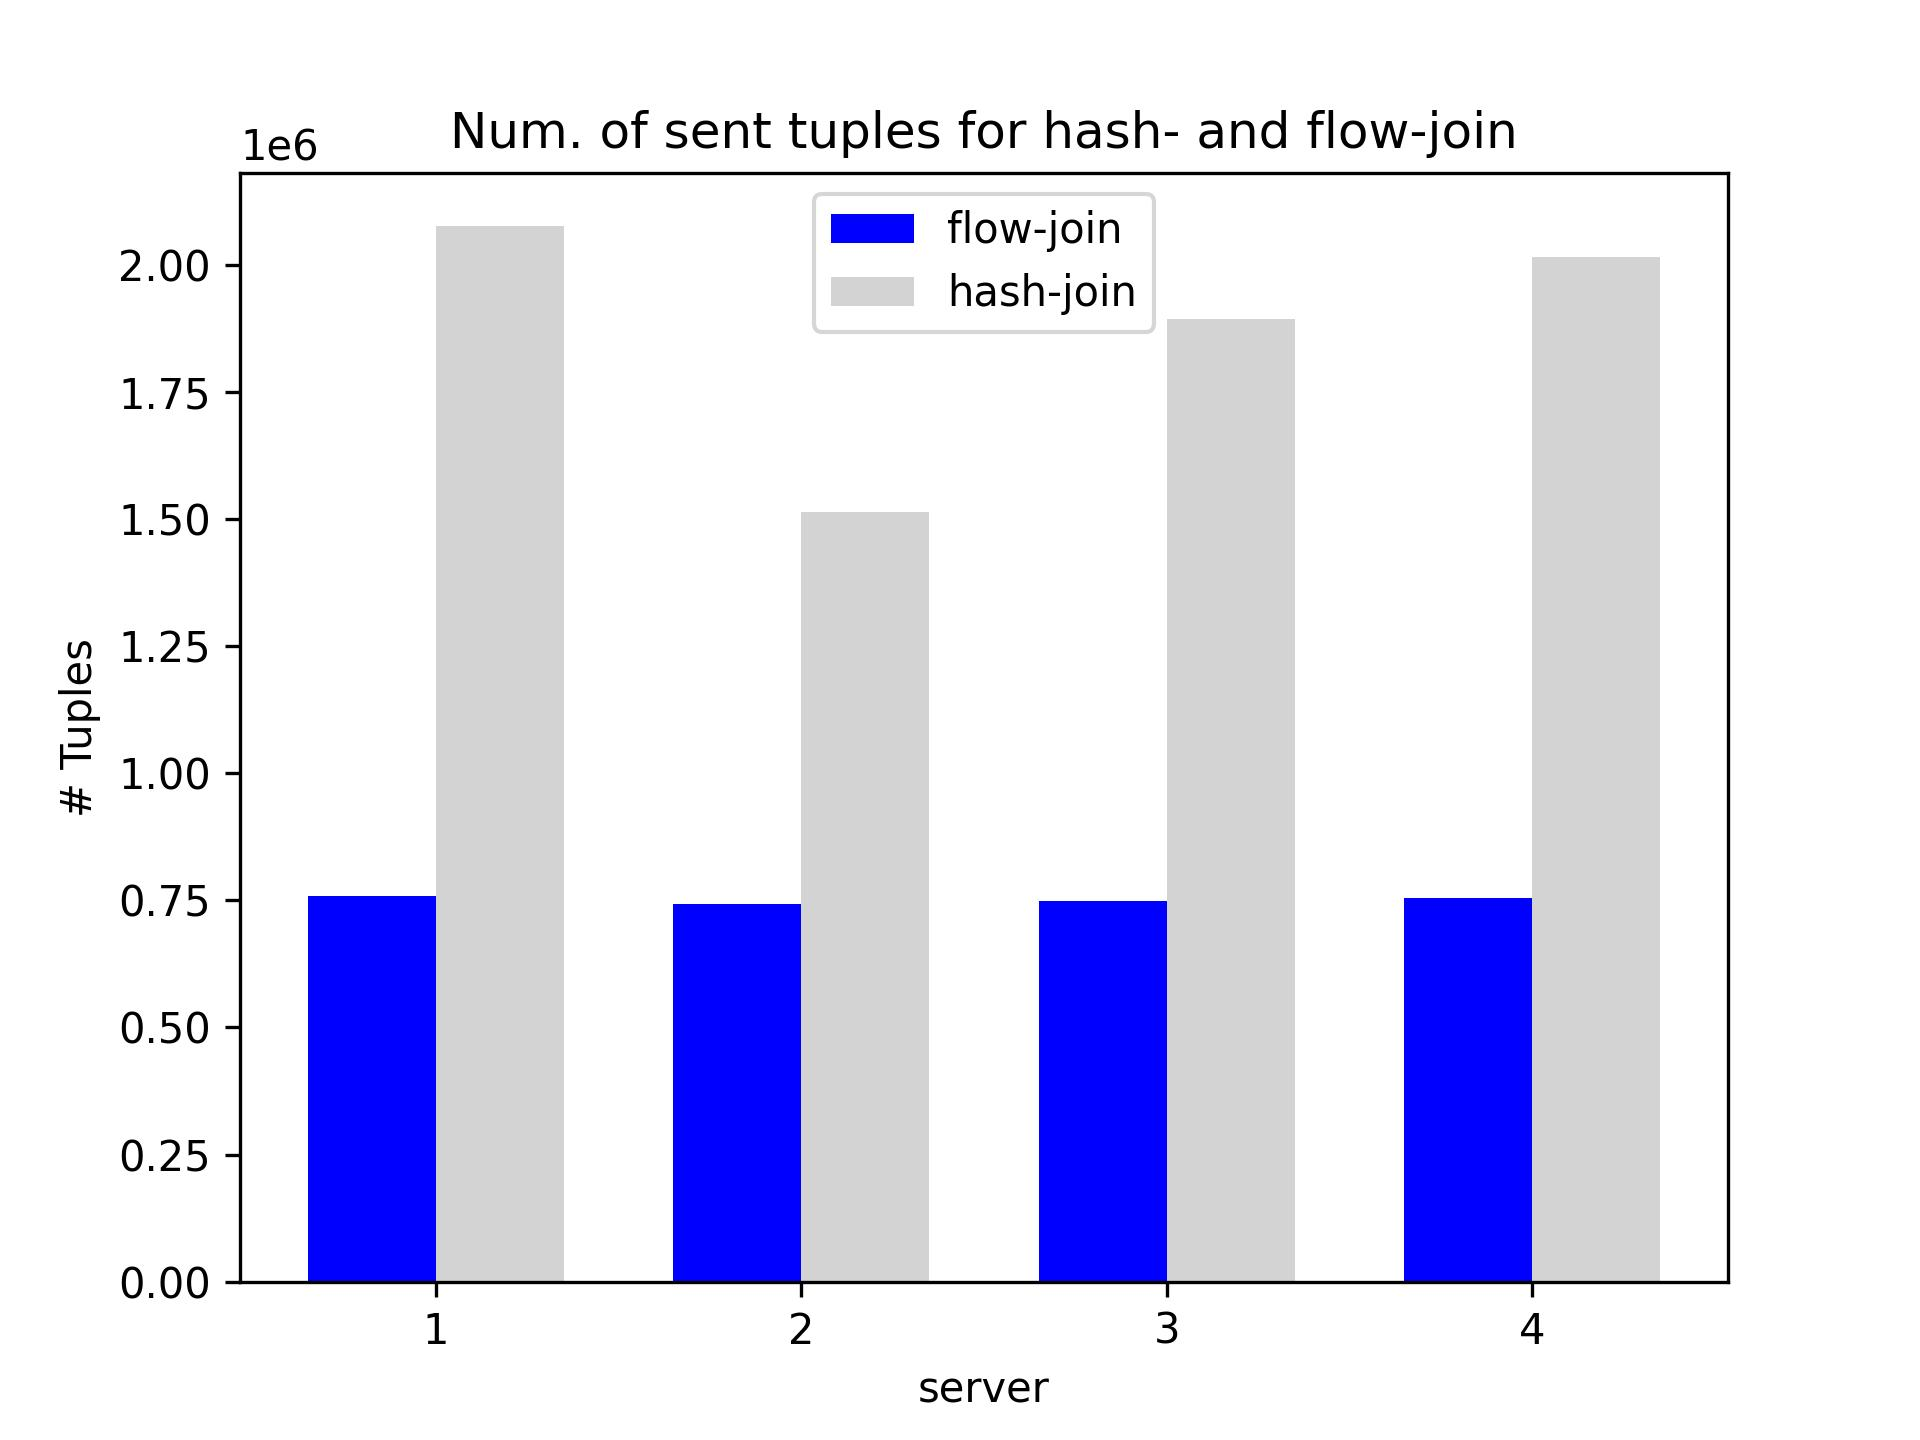

Write the Python code that produced this figure.
import matplotlib.pyplot as plt
import numpy as np

# Assuming the provided data
data = np.array([
    [759388, 2077608],
    [742049, 1513831],
    [749005, 1893498],
    [755535, 2015165]
])

# Creating the bar plot
servers = ['1', '2', '3', '4']
no_skew = data[:, 0]
skew = data[:, 1]

x = np.arange(len(servers))  # the label locations
width = 0.35  # the width of the bars

fig, ax = plt.subplots()
rects1 = ax.bar(x - width/2, no_skew, width, label='flow-join', color='blue')
rects2 = ax.bar(x + width/2, skew, width, label='hash-join', color='lightgrey')

# Add some text for labels, title and custom x-axis tick labels, etc.
ax.set_ylabel('# Tuples')
ax.set_xlabel('server')
ax.set_xticks(x)
ax.set_xticklabels(servers)
ax.legend()
plt.title('Num. of sent tuples for hash- and flow-join')

# Saving the plot with high DPI for quality
plt.savefig('num_tuples_flow_vs_hash.jpeg', format='jpeg', dpi=300)
plt.show()